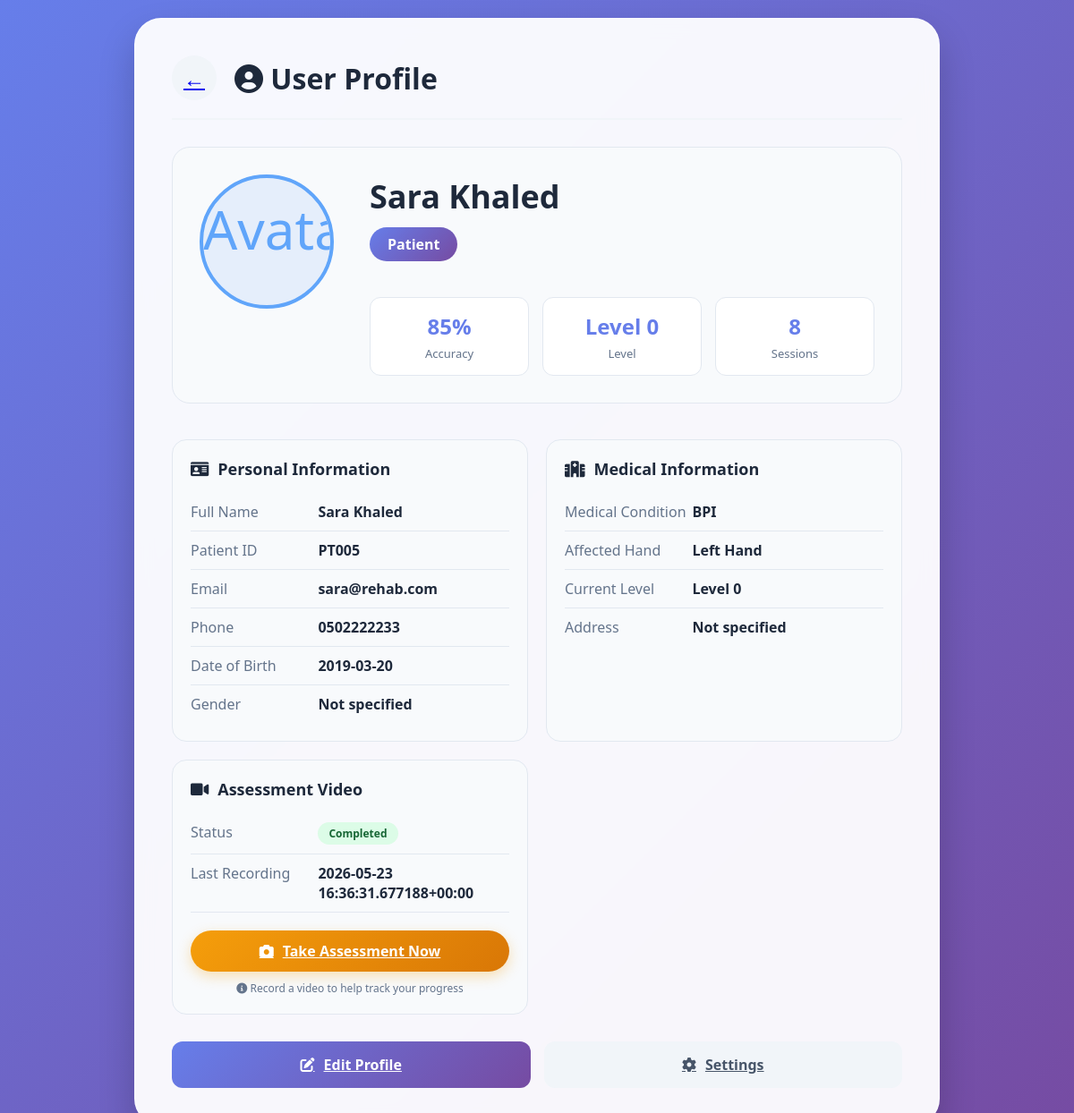
The page /profile/ (signed in) on the database its author committed.
### api/models.py (models this page shows, shortened)
class Users(models.Model):
    id = models.AutoField(primary_key=True)
    name = models.CharField(max_length=100)
    email = models.CharField(unique=True, max_length=100)
    password = models.CharField(max_length=255)
    role = models.CharField(max_length=10)
    phone = models.CharField(max_length=20)
    avatar = models.CharField(max_length=255)
    is_active = models.IntegerField(blank=True, null=True)
    last_login = models.TextField(blank=True, null=True)
    created_at = models.TextField(blank=True, null=True)
    updated_at = models.TextField(blank=True, null=True)
    class Meta:
        managed = False
        db_table = 'users'

class Patients(models.Model):
    user = models.OneToOneField(Users, models.DO_NOTHING)
    patient_id = models.TextField(unique=True)
    date_of_birth = models.TextField()
    gender = models.TextField()
    medical_condition = models.TextField()
    therapy_type = models.TextField()
    stars_level = models.IntegerField(blank=True, null=True, default=1)
    falling_level = models.IntegerField(blank=True, null=True, default=1)
    matching_level = models.IntegerField(blank=True, null=True, default=1)
    assigned_doctor_id = models.IntegerField(blank=True, null=True)
    emergency_contact_name = models.TextField(blank=True, null=True)
    emergency_contact_phone = models.TextField(blank=True, null=True)
    address = models.TextField(blank=True, null=True)
    city = models.TextField(blank=True, null=True)
    country = models.TextField(blank=True, null=True)
    shoulder_strength = models.IntegerField(blank=True, null=True)
    shoulder_external_strength = models.IntegerField(blank=True, null=True)
    elbow_strength = models.IntegerField(blank=True, null=True)
    grip_strength = models.IntegerField(blank=True, null=True)
    affected_hand = models.TextField()
    photo_url = models.TextField(blank=True, null=True)
    has_assessment_video = models.IntegerField(blank=True, null=True, default=0)
    assessment_date = models.TextField(blank=True, null=True)
    class Meta:
        managed = False
        db_table = 'patients'

### api/views.py (the view)
# urls.py: path('profile/', views.profile, name='profile'),
def profile(request):
    user_id = request.session.get('user_id')
    if not user_id:
        return redirect('/gamer-login/')
    try:
        user = Users.objects.get(id=user_id)
    except Users.DoesNotExist:
        return redirect('/gamer-login/')
    context = {'user': user, 'role': user.role}
    if user.role == 'doctor':
        try:
            doctor = Doctors.objects.get(user=user)
        except Doctors.DoesNotExist:
            doctor = None
        patient_count = Patients.objects.filter(
            assigned_doctor_id=user.id
        ).count()
        total_sessions = GameSessions.objects.filter(
            patient__assigned_doctor_id=user.id
        ).count()
        context.update({
            'doctor': doctor,
            'patient_count': patient_count,
            'total_sessions': total_sessions,
        })
    else:
        try:
            patient = Patients.objects.get(user=user)
        except Patients.DoesNotExist:
            patient = None
        from django.db.models import Avg, Count
        stats = GameSessions.objects.filter(
            patient__user=user
        ).aggregate(
            avg_accuracy=Avg('accuracy'),
            total_sessions=Count('id'),
        )
        avg_accuracy = stats['avg_accuracy']
        accuracy_display = (
            f"{round(avg_accuracy)}%" if avg_accuracy is not None else "0%"
        )
        context.update({
            'patient': patient,
            'accuracy_display': accuracy_display,
            'total_sessions': stats['total_sessions'] or 0,
        })
    return render(request, 'profile.html', context)

### templates/profile.html (shortened to what this page needs)
{% load static %}
<!DOCTYPE html>
<html lang="en">
<head>
    <link rel="stylesheet" href="https://cdnjs.cloudflare.com/ajax/libs/font-awesome/6.0.0-beta3/css/all.min.css">
    <link rel="stylesheet" href="{% static 'css/style.css' %}">
</head>
<body>
    <div class="profile-container">
        <div class="profile-header">
            {% if role == 'doctor' %}
                <a class="back-btn" href="{% url 'doctor_dashboard' %}">←</a>
            {% else %}
                <a class="back-btn" href="{% url 'patient_dashboard' %}">←</a>
            {% endif %}
            <h2><i class="fas fa-user-circle"></i> User Profile</h2>
        </div>
        <div class="profile-card">
            <div class="profile-avatar-large">
                {% if user.avatar and user.avatar != 'default-avatar.png' %}
                    <img src="{{ user.avatar }}" alt="Avatar">
                {% else %}
                    <i class="fas fa-user-circle"></i>
                {% endif %}
            </div>
            <div class="profile-info">
                <div class="profile-name">{{ user.name }}</div>
                <div class="profile-role">{{ role|capfirst }}</div>
                <div class="profile-stats">
                    {% if role == 'doctor' %}
                        <div class="stat-box">
                            <div class="stat-value">{{ patient_count }}</div>
                            <div class="stat-label">Patients</div>
                        </div>
                        <div class="stat-box">
                            <div class="stat-value">{% if doctor.experience %}{{ doctor.experience }} yrs{% else %}—{% endif %}</div>
                            <div class="stat-label">Experience</div>
                        </div>
                        <div class="stat-box">
                            <div class="stat-value">{{ total_sessions }}</div>
                            <div class="stat-label">Sessions</div>
                        </div>
                    {% else %}
                        <div class="stat-box">
                            <div class="stat-value">{{ accuracy_display }}</div>
                            <div class="stat-label">Accuracy</div>
                        </div>
                        <div class="stat-box">
                            <div class="stat-value">Level {% if patient %}{{ patient.current_level|default:"0" }}{% else %}0{% endif %}</div>
                            <div class="stat-label">Level</div>
                        </div>
                        <div class="stat-box">
                            <div class="stat-value">{{ total_sessions }}</div>
                            <div class="stat-label">Sessions</div>
                        </div>
                    {% endif %}
                </div>
            </div>
        </div>
        <div class="info-grid">
            <div class="info-card">
                <h3><i class="fas fa-id-card"></i> Personal Information</h3>
                <div class="info-row">
                    <span class="info-label">Full Name</span>
                    <span class="info-value">{{ user.name }}</span>
                </div>
                <div class="info-row">
                    <span class="info-label">{% if role == 'doctor' %}Doctor ID{% else %}Patient ID{% endif %}</span>
                    <span class="info-value">
                        {% if role == 'doctor' %}
                            {% if doctor %}{{ doctor.doctor_id }}{% else %}—{% endif %}
                        {% else %}
                            {% if patient %}{{ patient.patient_id }}{% else %}—{% endif %}
                        {% endif %}
                    </span>
                </div>
                <div class="info-row">
                    <span class="info-label">Email</span>
                    <span class="info-value">{{ user.email }}</span>
                </div>
                <div class="info-row">
                    <span class="info-label">Phone</span>
                    <span class="info-value">{{ user.phone|default:"Not specified" }}</span>
                </div>
                {% if role == 'patient' %}
                <div class="info-row">
                    <span class="info-label">Date of Birth</span>
                    <span class="info-value">{% if patient and patient.date_of_birth %}{{ patient.date_of_birth }}{% else %}Not specified{% endif %}</span>
                </div>
                <div class="info-row">
                    <span class="info-label">Gender</span>
                    <span class="info-value">{% if patient and patient.gender %}{{ patient.gender|capfirst }}{% else %}Not specified{% endif %}</span>
                </div>
                {% endif %}
            </div>
            {% if role == 'patient' %}
            <div class="info-card">
                <h3><i class="fas fa-hospital"></i> Medical Information</h3>
                <div class="info-row">
                    <span class="info-label">Medical Condition</span>
                    <span class="info-value">{% if patient %}{{ patient.medical_condition|default:"Not specified" }}{% else %}Not specified{% endif %}</span>
                </div>
                <div class="info-row">
                    <span class="info-label">Affected Hand</span>
                    <span class="info-value">{% if patient and patient.affected_hand %}{{ patient.affected_hand|capfirst }} Hand{% else %}Not specified{% endif %}</span>
                </div>
                <div class="info-row">
                    <span class="info-label">Current Level</span>
                    <span class="info-value">Level {% if patient %}{{ patient.current_level|default:"0" }}{% else %}0{% endif %}</span>
                </div>
                <div class="info-row">
                    <span class="info-label">Address</span>
                    <span class="info-value">{% if patient and patient.address %}{{ patient.address }}{% if patient.city %}, {{ patient.city }}{% endif %}{% if patient.country %}, {{ patient.country }}{% endif %}{% else %}Not specified{% endif %}</span>
                </div>
            </div>
            {% endif %}
            {% if role == 'patient' %}
            <div class="info-card">
                <h3><i class="fas fa-video"></i> Assessment Video</h3>
                <div class="info-row">
                    <span class="info-label">Status</span>
                    <span class="info-value">
                        {% if patient and patient.has_assessment_video == 1 %}
                            <span class="status-badge completed">Completed</span>
                        {% else %}
                            <span class="status-badge pending">Not Completed</span>
                        {% endif %}
                    </span>
                </div>
                <div class="info-row">
                    <span class="info-label">Last Recording</span>
                    <span class="info-value">{% if patient and patient.assessment_date %}{{ patient.assessment_date }}{% else %}Never{% endif %}</span>
                </div>
                <div style="margin-top: 20px; text-align: center;">
                    <a class="btn-assessment" href="{% url 'capture_video' %}">
                        <i class="fas fa-camera"></i> Take Assessment Now
                    </a>
                    <p style="color: #64748b; font-size: 12px; margin-top: 10px;">
                        <i class="fas fa-info-circle"></i> Record a video to help track your progress
                    </p>
                </div>
            </div>
            {% endif %}
        </div>
        <div class="action-buttons">
            {% if role == 'doctor' %}
                <a class="btn-edit" href="{% url 'edit_doctor_profile' %}">
                    <i class="fas fa-edit"></i> Edit Profile
                </a>
            {% else %}
                <a class="btn-edit" href="{% url 'edit_patient_profile' %}">
                    <i class="fas fa-edit"></i> Edit Profile
                </a>
            {% endif %}
            <a class="btn-settings" href="{% url 'settings' %}">
                <i class="fas fa-cog"></i> Settings
            </a>
        </div>
    </div>
</body>
</html>

### static/css/style.css (style rules this page uses)
.status-badge { padding: 6px 12px; border-radius: 20px; font-size: 12px; font-weight: 600; display: inline-block; }
.status-badge.completed { background: #dcfce7; color: #166534; }

### templates/profile.html (style rules this page uses)
* { margin: 0; padding: 0; box-sizing: border-box; font-family: 'Segoe UI', Tahoma, Geneva, Verdana, sans-serif; }
body { background: linear-gradient(135deg, #667eea 0%, #764ba2 100%); min-height: 100vh; display: flex; justify-content: center; align-items: center; padding: 20px; }
.profile-container { max-width: 900px; width: 100%; background: rgba(255, 255, 255, 0.95); border-radius: 30px; padding: 40px; box-shadow: 0 20px 40px rgba(0, 0, 0, 0.2); backdrop-filter: blur(10px); border: 2px solid rgba(255, 255, 255, 0.2); }
.profile-header { display: flex; align-items: center; gap: 20px; margin-bottom: 30px; padding-bottom: 20px; border-bottom: 2px solid #f1f5f9; }
.back-btn { width: 50px; height: 50px; background: #f1f5f9; border: none; border-radius: 50%; font-size: 24px; cursor: pointer; transition: all 0.3s; display: flex; align-items: center; justify-content: center; }
.profile-header h2 { color: #1e293b; font-size: 32px; font-weight: 700; }
.profile-card { display: flex; gap: 40px; margin-bottom: 40px; padding: 30px; background: #f8fafc; border-radius: 20px; border: 1px solid #e2e8f0; }
.profile-avatar-large { width: 150px; height: 150px; background: rgba(59, 130, 246, 0.1); border-radius: 50%; display: flex; align-items: center; justify-content: center; font-size: 60px; color: #60a5fa; border: 4px solid #60a5fa; overflow: hidden; }
.profile-avatar-large img { width: 100%; height: 100%; object-fit: cover; }
.profile-info { flex: 1; }
.profile-name { font-size: 36px; font-weight: 700; color: #1e293b; margin-bottom: 10px; }
.profile-role { display: inline-block; padding: 8px 20px; background: linear-gradient(135deg, #667eea, #764ba2); color: white; border-radius: 30px; font-weight: 600; margin-bottom: 20px; }
.profile-stats { display: grid; grid-template-columns: repeat(3, 1fr); gap: 15px; margin-top: 20px; }
.stat-box { background: white; padding: 15px; border-radius: 12px; text-align: center; border: 1px solid #e2e8f0; }
.stat-value { font-size: 24px; font-weight: 700; color: #667eea; margin-bottom: 5px; }
.stat-label { color: #64748b; font-size: 13px; }
.info-grid { display: grid; grid-template-columns: repeat(2, 1fr); gap: 20px; margin-bottom: 30px; }
.info-card { background: #f8fafc; padding: 20px; border-radius: 16px; border: 1px solid #e2e8f0; }
.info-card h3 { color: #1e293b; font-size: 18px; margin-bottom: 15px; display: flex; align-items: center; gap: 10px; }
.info-row { display: flex; padding: 10px 0; border-bottom: 1px solid #e2e8f0; }
.info-row:last-child { border-bottom: none; }
.info-label { width: 40%; color: #64748b; font-weight: 500; }
.info-value { width: 60%; color: #1e293b; font-weight: 600; }
.btn-assessment { background: linear-gradient(135deg, #f59e0b, #d97706); color: white; border: none; padding: 12px 25px; border-radius: 50px; font-size: 16px; font-weight: 600; cursor: pointer; display: inline-flex; align-items: center; justify-content: center; gap: 10px; transition: all 0.3s; box-shadow: 0 5px 15px rgba(245, 158, 11, 0.3); width: 100%; }
.status-badge { padding: 4px 12px; border-radius: 20px; font-size: 12px; font-weight: 600; }
.status-badge.completed { background: #dcfce7; color: #166534; }
.action-buttons { display: flex; gap: 15px; margin-top: 30px; }
.btn-edit, .btn-settings { flex: 1; padding: 15px; border: none; border-radius: 12px; font-size: 16px; font-weight: 600; cursor: pointer; transition: all 0.3s; display: flex; align-items: center; justify-content: center; gap: 10px; }
.btn-edit { background: linear-gradient(135deg, #667eea, #764ba2); color: white; }
.btn-settings { background: #f1f5f9; color: #475569; }

### rows shown on the page
Users: name "Sara Khaled", role "Patient", email "sara@rehab.com", phone "0502222233"
Patients: patient_id "PT005", date_of_birth "2019-03-20", medical_condition "BPI", affected_hand "Left", assessment_date "2026-05-23 16:36:31.677188+00:00"

### other values the page prints
{{ accuracy_display }} "85%"
{{ patient.current_level|default:"0" }} "0"
{{ total_sessions }} "8"
